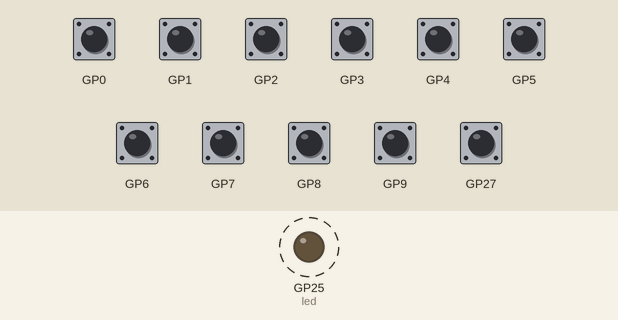
Recording of a program running on a simulated Raspberry Pi Pico running CircuitPython. Parts: output pins drawn as LEDs (lit = HIGH). Dashed ring = blinking. The test bench sets the inputs (shaded band); at power-on: GP0–9, GP27 HIGH. What the program prints to the serial console is not drawn.

Above: at 2.07 s.
Timing chart, 0 to 5.0 s (numbered marks = the images above):
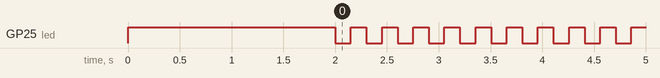

Measured:
- by itself, GP25 (led): alternates HIGH for 0.15 s and LOW for 0.15 s

The program:

hw_test0.py
```python
# hw_test0.py -- bring up PICOSTEPKNOBS hardware, just to see if we can
import time
import board
import busio
import audiobusio
import digitalio
import keypad
import neopixel
import displayio
import terminalio
from adafruit_display_text import label
import adafruit_displayio_sh1106

key_pins = (board.GP0, board.GP1, board.GP2, board.GP3, board.GP4,
            board.GP5, board.GP6, board.GP7, board.GP8, board.GP9, board.GP27)

potselA_pin = board.GP10
potselB_pin = board.GP11
potselC_pin = board.GP12

i2s_lck_pin = board.GP14
i2s_bck_pin = board.GP13
i2s_dat_pin = board.GP15

midi_tx_pin = board.GP16
midi_rx_pin = board.GP17

disp_sclk = board.GP18
disp_mosi = board.GP19
disp_dc   = board.GP20
disp_cs   = board.GP21
disp_res  = board.GP22  # or could use 10uF/10k RC circuit instead of GPIO

neopixel_pin = board.GP26
led_pin = board.GP25 # built-in LED on Pico
pot_pin = board.GP28


# Audio output setup
audio = audiobusio.I2SOut(bit_clock=i2s_bck_pin, word_select=i2s_lck_pin, data=i2s_dat_pin)

# Display setup
displayio.release_displays()
dw,dh = 132,64
spi = busio.SPI(clock=disp_sclk, MOSI=disp_mosi)
display_bus = displayio.FourWire(spi, command = disp_dc, chip_select = disp_cs, reset=disp_res)
display = adafruit_displayio_sh1106.SH1106(display_bus, width=dw, height=dh, colstart=3)

# MIDI setup
midi_uart = busio.UART(tx=midi_tx_pin, rx=midi_rx_pin, baudrate=31250) # timeout=midi_timeout)

# LED setup
led = digitalio.DigitalInOut(led_pin)
led.switch_to_output(value=True)
#leds = neopixel.NeoPixel(neopixel_pin, 1, brightness=0.2)

# Keys setup
keys = keypad.Keys(key_pins, value_when_pressed=False, pull=True)


print("hello")
time.sleep(2)

while True:
    print("01234567890123456789")
    print("hi %3.2f" % time.monotonic())
    led.value = not led.value
    time.sleep(0.15)
```
